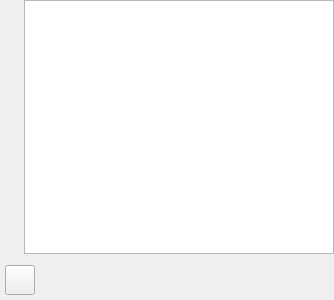
<?xml version="1.0" encoding="UTF-8"?>
<ui version="4.0">
 <class>Form</class>
 <widget class="QWidget" name="Form">
  <property name="geometry">
   <rect>
    <x>0</x>
    <y>0</y>
    <width>334</width>
    <height>300</height>
   </rect>
  </property>
  <property name="windowTitle">
   <string>Form</string>
  </property>
  <layout class="QGridLayout" name="gridLayout">
   <property name="leftMargin">
    <number>0</number>
   </property>
   <property name="topMargin">
    <number>0</number>
   </property>
   <property name="rightMargin">
    <number>0</number>
   </property>
   <property name="bottomMargin">
    <number>0</number>
   </property>
   <item row="0" column="0">
    <widget class="QWidget" name="lines" native="true">
     <layout class="QVBoxLayout" name="line_numbers"/>
    </widget>
   </item>
   <item row="0" column="1">
    <widget class="QPlainTextEdit" name="editor"/>
   </item>
   <item row="1" column="0" colspan="2">
    <layout class="QHBoxLayout" name="horizontalLayout_2">
     <property name="leftMargin">
      <number>5</number>
     </property>
     <property name="topMargin">
      <number>5</number>
     </property>
     <property name="rightMargin">
      <number>5</number>
     </property>
     <property name="bottomMargin">
      <number>5</number>
     </property>
     <item>
      <widget class="QPushButton" name="run_button">
       <property name="minimumSize">
        <size>
         <width>30</width>
         <height>30</height>
        </size>
       </property>
       <property name="maximumSize">
        <size>
         <width>30</width>
         <height>30</height>
        </size>
       </property>
       <property name="toolTip">
        <string>Run script</string>
       </property>
       <property name="text">
        <string/>
       </property>
       <property name="icon">
        <iconset resource="../../../../gui/resources/feather.qrc">
         <normaloff>:/dark/icons/feather/dark/play.svg</normaloff>:/dark/icons/feather/dark/play.svg</iconset>
       </property>
      </widget>
     </item>
     <item>
      <spacer name="horizontalSpacer_2">
       <property name="orientation">
        <enum>Qt::Orientation::Horizontal</enum>
       </property>
       <property name="sizeHint" stdset="0">
        <size>
         <width>40</width>
         <height>20</height>
        </size>
       </property>
      </spacer>
     </item>
    </layout>
   </item>
  </layout>
 </widget>
 <resources>
  <include location="../../../../gui/resources/feather.qrc"/>
 </resources>
 <connections/>
</ui>
